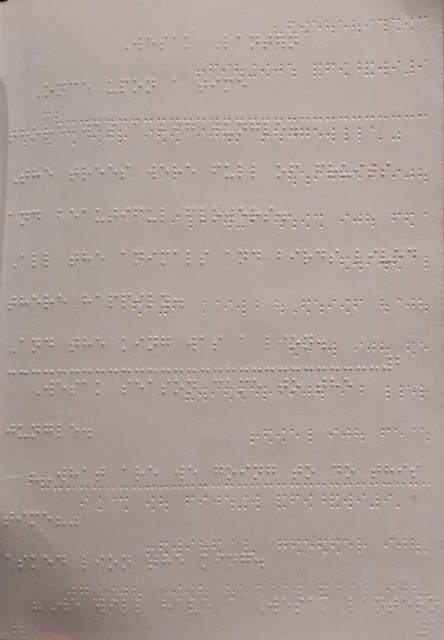
#> input picture test-img.jpeg, 888 x 1280 px (shown at 1/2 size)
$ python -i scale.py   (imports and definitions only)
#> lines starting #> are read from the running program, lines starting #| are printed output that depends on the picture
"""Estimates a photo's own dot pitch (in pixels) directly from its raised-
dot highlights, so an unfamiliar photo (no known dataset, no ground truth)
can be rescaled to the detector's expected ~16px pitch automatically,
instead of relying on a hardcoded per-dataset constant that only covers
DBSI/Angelina.

Deliberately much simpler than braille_cnn/dot_detect.py's full grid-fitting
(no periodicity/phase/line model at all -- just a nearest-neighbor spacing
estimate over raw brightness peaks). That's the point: this only needs a
rough overall SCALE, not precise per-cell positions, so it doesn't need to
get skew, line pitch, or column phase right at all -- exactly the kind of
per-line/per-page fitting that kept going wrong for real photos this
session. A biased or noisy pitch estimate just means a slightly-off scale
that the detector's own scale-jitter training robustness (see data.py) can
absorb; it doesn't corrupt anything downstream the way a bad grid fit did
in the old pipeline.
"""

import cv2
import numpy as np
from scipy import ndimage
from scipy.spatial import cKDTree


def _raw_dot_peaks(gray, smooth_sigma=1.5, background_sigma=25, local_norm_sigma=20.0,
                    z_threshold=1.5, footprint=9, border_margin=20):
    """z_threshold=1.5 (not the more typical ~3.0) is deliberate: swept
    empirically across DBSI/Angelina/test-img3 -- at 3.0 too few peaks
    survive on a full DBSI page, and the resulting sparse point cloud's
    nearest-neighbor distance jumps from the true intra-cell pitch (~21px)
    to the much larger cell-to-cell pitch (~50px) since many points'
    real intra-cell neighbor goes undetected. 1.5-2.0 gave consistent,
    accurate pitch estimates on all three test images; this function has
    no downstream verification step (unlike braille_cnn/'s DotPatchCNN) so
    a noisier point set here is fine -- only the nearest-neighbor median is
    used, which is robust to a fair amount of noise.
    """
#> called with smooth_sigma = 1.5, background_sigma = 25, local_norm_sigma = 20, z_threshold = 1.5, footprint = 9, border_margin = 20
    img = np.asarray(gray, dtype=np.float32)
    smooth = cv2.GaussianBlur(img, (0, 0), sigmaX=smooth_sigma)
    background = cv2.GaussianBlur(img, (0, 0), sigmaX=background_sigma)
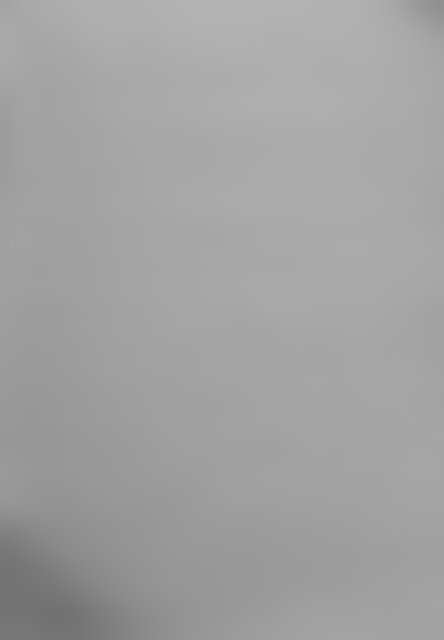
#> background: shape (1280, 888) float32 (shown at 1/2 size); min 113.5, max 179.3, mean 162
    diff = smooth - background
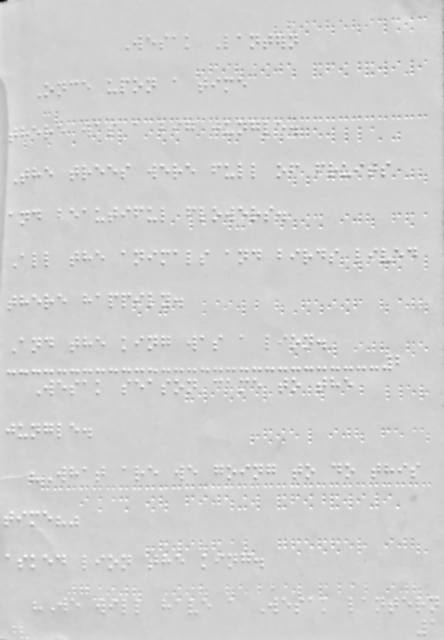
#> diff: shape (1280, 888) float32 (shown at 1/2 size); min -141, max 30.67, mean 0; drawn with min black and max white
    local_mean = cv2.GaussianBlur(diff, (0, 0), sigmaX=local_norm_sigma)
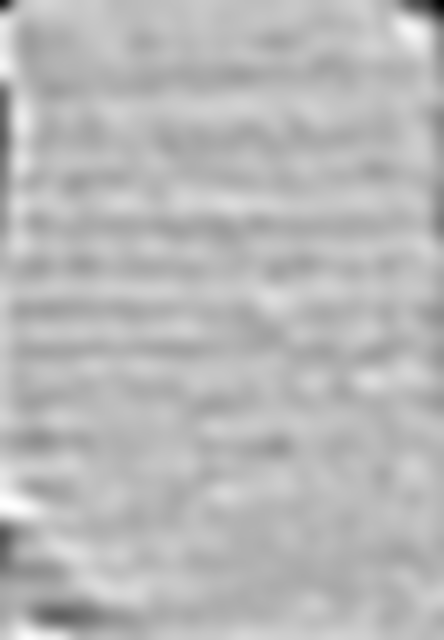
#> local_mean: shape (1280, 888) float32 (shown at 1/2 size); min -6.43, max 2.48, mean -0.000526; drawn with min black and max white
    local_sqmean = cv2.GaussianBlur(diff * diff, (0, 0), sigmaX=local_norm_sigma)
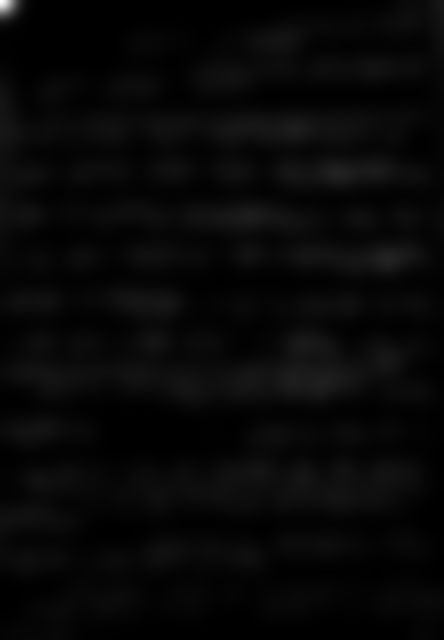
#> local_sqmean: shape (1280, 888) float32 (shown at 1/2 size); min 0.262, max 804.2, mean 25.4; drawn with min black and max white
    local_std = np.sqrt(np.clip(local_sqmean - local_mean ** 2, 1e-6, None))
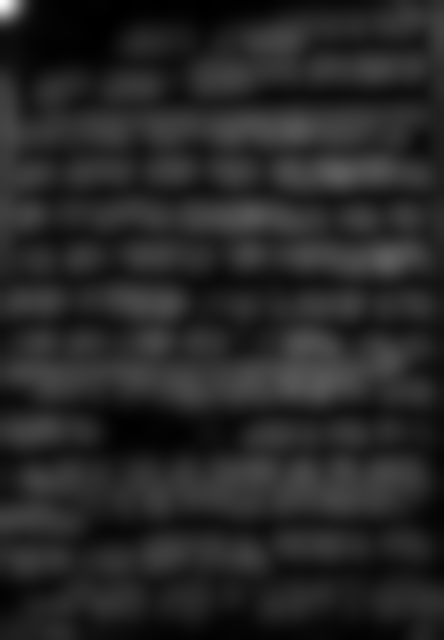
#> local_std: shape (1280, 888) float32 (shown at 1/2 size); min 0.486, max 27.76, mean 4.6; drawn with min black and max white
    z = (diff - local_mean) / (local_std + 1.0)
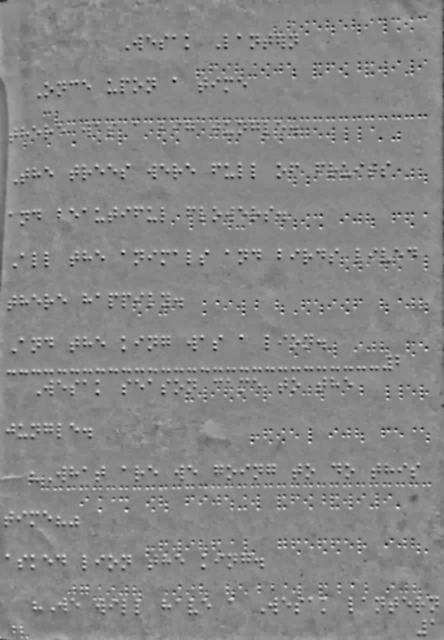
#> z: shape (1280, 888) float32 (shown at 1/2 size); min -6.42, max 5.68, mean 0.00171; drawn with min black and max white
    local_max = ndimage.maximum_filter(z, size=footprint)
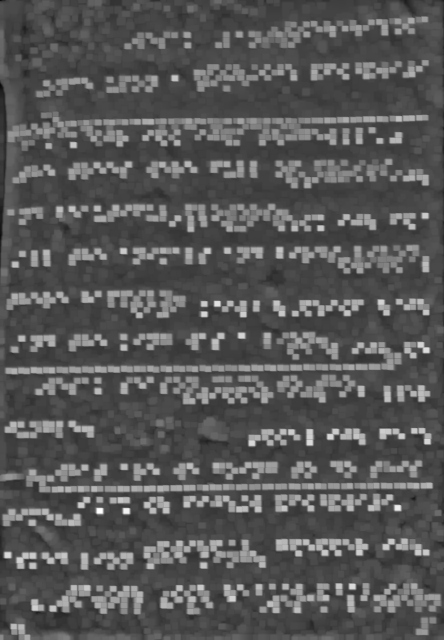
#> local_max: shape (1280, 888) float32 (shown at 1/2 size); min -1.82, max 5.68, mean 0.752; drawn with min black and max white
    peaks = (z == local_max) & (z > z_threshold)
#> peaks: shape (1280, 888) bool; 0.13% white in thin lines or dots
    if border_margin > 0:
        peaks[:border_margin, :] = False
        peaks[-border_margin:, :] = False
#> peaks: shape (1280, 888) bool; 0.13% white in thin lines or dots
        peaks[:, :border_margin] = False
#> peaks: shape (1280, 888) bool; 0.13% white in thin lines or dots
        peaks[:, -border_margin:] = False
#> peaks: shape (1280, 888) bool; 0.13% white in thin lines or dots
    ys, xs = np.nonzero(peaks)
#> ys = 1441 values from 38 to 1254; xs = 1441 values, max 865 at index 1437, min 20 at index 642, mean 460.8
    return np.stack([xs, ys], axis=1).astype(np.float64)


def estimate_dot_pitch(gray, min_points=30, fallback=16.0):
    """Median 1st-nearest-neighbor distance over raw dot-highlight peaks --
    a reasonable proxy for the tighter intra-cell dot pitch (mirrors
    dot_detect.estimate_link_distance's same reasoning in braille_cnn/, but
    that function is not imported here -- this folder stays self-contained).
    Returns `fallback` if too few peaks are found to trust the estimate.
    """
    points = _raw_dot_peaks(gray)
    if len(points) < min_points:
        return fallback
    tree = cKDTree(points)
    nn_dist, _ = tree.query(points, k=2)
    pitch = float(np.median(nn_dist[:, 1]))
    return pitch if pitch > 0 else fallback


def estimate_scale(gray, target_dx=16.0, min_scale=0.3, max_scale=4.0):
    """Scale factor to rescale this image so its own dot pitch matches
    target_dx (the detector's expected pitch, see model.py's STRIDE).
    Clamped to a sane range in case the pitch estimate is degenerate (e.g.
    a blank or non-Braille image)."""
    pitch = estimate_dot_pitch(gray)
    scale = target_dx / pitch
    return float(np.clip(scale, min_scale, max_scale))

>>> import cv2
>>> picture = cv2.imread('../test-img.jpeg', cv2.IMREAD_GRAYSCALE)
>>> result = _raw_dot_peaks(picture)
#> result = 1441 pairs, first value 20 to 865, second value 38 to 1254
